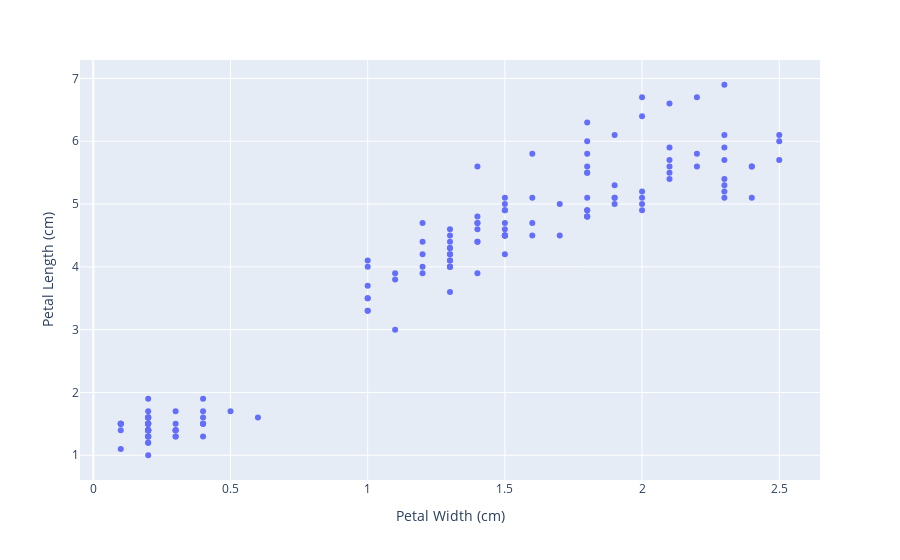

Write notebook code for a chart like this one.
### Code cell
fig = px.scatter(df, x="Petal Width (cm)", y="Petal Length (cm)")
fig.show()

### Figure 1 — Plotly figure (JSON) as saved in the notebook; plotly's stock layout.template omitted (floating-point values rounded to 4 significant figures; data arrays with more than 128 entries replaced by an {"elided": "..."} marker saying what was removed)
{"data": [{"hovertemplate": "Petal Width (cm)=%{x}<br>Petal Length (cm)=%{y}<extra></extra>", "legendgroup": "", "marker": {"color": "#636efa", "symbol": "circle"}, "mode": "markers", "name": "", "orientation": "v", "showlegend": false, "type": "scatter", "x": {"elided": "150 float values"}, "xaxis": "x", "y": {"elided": "150 float values"}, "yaxis": "y"}], "layout": {"legend": {"tracegroupgap": 0}, "margin": {"t": 60}, "xaxis": {"anchor": "y", "domain": [0, 1], "title": {"text": "Petal Width (cm)"}}, "yaxis": {"anchor": "x", "domain": [0, 1], "title": {"text": "Petal Length (cm)"}}}}
